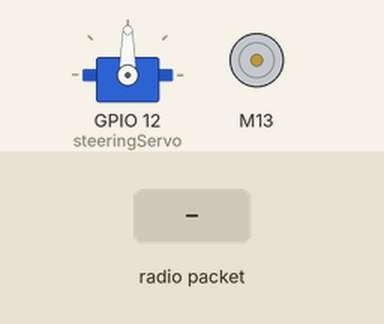
Simulated run of this sketch. Board: ESP32. On the bench: servo, DC motor (green arrow = forward, orange = backward, longer = faster). The inputs (shaded band) are chosen by the test bench. What the sketch prints to the serial monitor is not drawn.

Above: at 1.2 s.
1.3 s: radio packet "1" arrives
At 2.5 s:
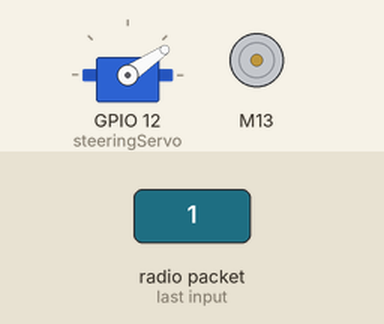
2.8 s: radio packet "0" arrives
At 3.7 s:
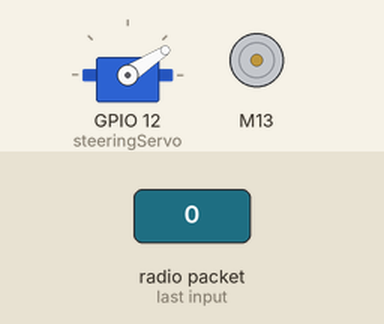
Timing chart, 0 to 5.8 s (numbered marks = the images above; inputs shaded):
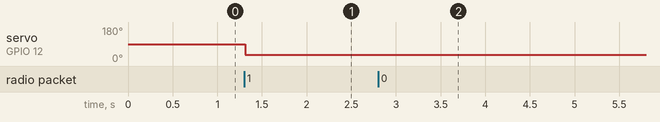

Measured:
- after the input at 1.3 s, servo on GPIO 12 (steeringServo): 90° → 34° at once
- after the input at 2.8 s, servo on GPIO 12 (steeringServo): 34° → 33° at once

The sketch:

Receiver.ino
```cpp
/**
   ESPNOW - Basic communication - Slave
   Date: 26th September 2017
   Author: Arvind Ravulavaru <https://github.com/arvindr21>
   Purpose: ESPNow Communication between a Master ESP32 and a Slave ESP32
   Description: This sketch consists of the code for the Slave module.
   Resources: (A bit outdated)
   a. https://espressif.com/sites/default/files/documentation/esp-now_user_guide_en.pdf
   b. http://www.esploradores.com/practica-6-conexion-esp-now/

   << This Device Slave >>

   Flow: Master
   Step 1 : ESPNow Init on Master and set it in STA mode
   Step 2 : Start scanning for Slave ESP32 (we have added a prefix of `slave` to the SSID of slave for an easy setup)
   Step 3 : Once found, add Slave as peer
   Step 4 : Register for send callback
   Step 5 : Start Transmitting data from Master to Slave

   Flow: Slave
   Step 1 : ESPNow Init on Slave
   Step 2 : Update the SSID of Slave with a prefix of `slave`
   Step 3 : Set Slave in AP mode
   Step 4 : Register for receive callback and wait for data
   Step 5 : Once data arrives, print it in the serial monitor

   Note: Master and Slave have been defined to easily understand the setup.
         Based on the ESPNOW API, there is no concept of Master and Slave.
         Any devices can act as master or salve.
*/

#include <esp_now.h>
#include <WiFi.h>

#if defined(ARDUINO_ARCH_ESP32)
#include <ESP32Servo.h>
#else
#include <Servo.h>
#endif

#include <ESC.h>
ESC myESC (13, 1000, 2000, 500);         // ESC_Name (PIN, Minimum Value, Maximum Value, Arm Value)

Servo steeringServo;

#include "RC.h"

#define WIFICHANNEL 1

#define RCCHANNELS 8

#define RCDeviceName "Defender90"

long lastHeartbeat;
long heartbeatLength = 500;  // How long, in millis, before a loss of signal triggers fail safe mode


// Init ESP Now with fallback
void InitESPNow() {
  WiFi.disconnect();
  if (esp_now_init() == ESP_OK) {
    Serial.println("ESPNow Init Success");
  }
  else {
    Serial.println("ESPNow Init Failed");
    // Retry InitESPNow, add a counte and then restart?
    // InitESPNow();
    // or Simply Restart
    ESP.restart();
  }
}

// config AP SSID
void configDeviceAP() {
  const char *SSID = "ESPRC_" RCDeviceName;
  bool result = WiFi.softAP(SSID, "ESPRC_Password", WIFICHANNEL, 0);
  if (!result) {
    Serial.println("AP Config failed.");
  } else {
    Serial.println("AP Config Success. Broadcasting with AP: " + String(SSID));
  }
}

void setup() {
  Serial.begin(115200);
  //Set device in AP mode to begin with
  WiFi.mode(WIFI_AP);
  // configure device AP mode
  configDeviceAP();
  // This is the mac address of the Slave in AP Mode
  Serial.print("AP MAC: "); Serial.println(WiFi.softAPmacAddress());
  // Init ESPNow with a fallback logic
  InitESPNow();
  // Once ESPNow is successfully Init, we will register for recv CB to
  // get recv packer info.
  esp_now_register_recv_cb(OnDataRecv);
  steeringServo.attach(12);
  myESC.arm();                          // Send the Arm value
}

// callback when data is recv from Master
void OnDataRecv(const uint8_t *mac_addr, const uint8_t *data, int data_len) {
  RCdataTY* RCdata = (RCdataTY*) data;
//  Serial.print("********************");
//  Serial.print("DATA LENGTH: ");
//  Serial.println(data_len);
//  if (data_len == 16) //RCdataSize
//  {
    for (int i=0;i<RCCHANNELS;i++) {  //RCdataSize
//      RCdata.Ch[i] = data[i];
      Serial.print("Channel: ");
      Serial.print(i);
      Serial.print(": ");
      Serial.println(RCdata->Ch[i]);
    }
    steeringServo.write(map(RCdata->Ch[0],0,255,0,180));
    int speedVal = map(RCdata->Ch[1], 128, 255, 1000, 2000);  // scale it to use it with the ESC (value between 1000 and 2000)
    myESC.speed(speedVal);                     // sets the ESC speed according to the scaled value

    //}
  lastHeartbeat = millis();

}

void loop() {
  // Chill
    unsigned long currentMillis = millis();
  if (currentMillis - lastHeartbeat > heartbeatLength) {
      Serial.println("MISSED HEARTBEAT");
      myESC.speed(500);                     // sets the ESC speed according to the scaled value


  }
}
```

RC.h
```cpp
#define CHANNELS 8
#define IN_PIN 2 //GPIO2, D4 on wemos D1 mini


typedef struct
{
uint16_t Ch[CHANNELS];
//  uint16_t Ch1     : 11;
//  uint16_t Ch2     : 11;
//  uint16_t Ch3     : 11;
//  uint16_t Ch4     : 11;
//  uint16_t Ch5     : 11;
//  uint16_t Ch6     : 11;
//  uint16_t Ch7     : 11;
//  uint16_t Ch8     : 11;
//  uint8_t spare    : 8;
}RCdataTY;  //Payload

uint8_t pin[8];


#define RCdataSize 12
//typedef union
//{
//  Payload chans;
//  uint8_t data[RCdataSize];
//} RCdataTY;

RCdataTY RCdata;
```
